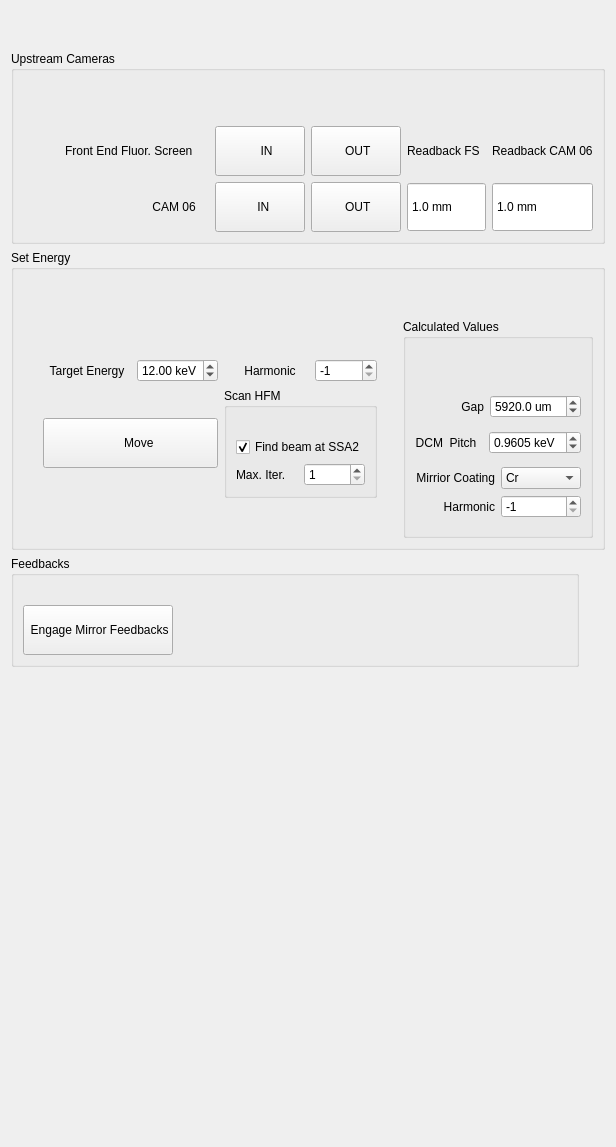
      <widget class="QWidget" name="energy">
       <attribute name="title">
        <string>Energy Change</string>
       </attribute>
       <layout class="QGridLayout" name="gridLayout_118">
        <item row="3" column="0" colspan="2">
         <widget class="QGroupBox" name="groupBox_32">
          <property name="title">
           <string>Set Energy</string>
          </property>
          <layout class="QGridLayout" name="gridLayout_117">
           <item row="0" column="0">
            <spacer name="verticalSpacer_27">
             <property name="orientation">
              <enum>Qt::Vertical</enum>
             </property>
             <property name="sizeType">
              <enum>QSizePolicy::Fixed</enum>
             </property>
             <property name="sizeHint" stdset="0">
              <size>
               <width>20</width>
               <height>40</height>
              </size>
             </property>
            </spacer>
           </item>
           <item row="1" column="0" colspan="2">
            <layout class="QGridLayout" name="gridLayout_115">
             <property name="leftMargin">
              <number>20</number>
             </property>
             <property name="topMargin">
              <number>40</number>
             </property>
             <property name="rightMargin">
              <number>20</number>
             </property>
             <property name="bottomMargin">
              <number>40</number>
             </property>
             <item row="0" column="0">
              <layout class="QGridLayout" name="gridLayout_106">
               <item row="0" column="0">
                <widget class="QLabel" name="label_81">
                 <property name="text">
                  <string>  Target Energy  </string>
                 </property>
                 <property name="alignment">
                  <set>Qt::AlignRight|Qt::AlignTrailing|Qt::AlignVCenter</set>
                 </property>
                </widget>
               </item>
               <item row="0" column="1">
                <widget class="QDoubleSpinBox" name="dsb_target_e">
                 <property name="styleSheet">
                  <string notr="true">font: 14pt &quot;Cantarell&quot;;</string>
                 </property>
                 <property name="suffix">
                  <string> keV</string>
                 </property>
                 <property name="decimals">
                  <number>2</number>
                 </property>
                 <property name="minimum">
                  <double>5.000000000000000</double>
                 </property>
                 <property name="maximum">
                  <double>25.000000000000000</double>
                 </property>
                 <property name="singleStep">
                  <double>0.500000000000000</double>
                 </property>
                 <property name="value">
                  <double>12.000000000000000</double>
                 </property>
                </widget>
               </item>
              </layout>
             </item>
             <item row="0" column="1">
              <layout class="QGridLayout" name="gridLayout_110">
               <item row="0" column="0">
                <widget class="QLabel" name="label_148">
                 <property name="text">
                  <string>      Harmonic    </string>
                 </property>
                 <property name="alignment">
                  <set>Qt::AlignRight|Qt::AlignTrailing|Qt::AlignVCenter</set>
                 </property>
                </widget>
               </item>
               <item row="0" column="1">
                <widget class="QSpinBox" name="sb_harmonic">
                 <property name="minimum">
                  <number>-1</number>
                 </property>
                 <property name="singleStep">
                  <number>2</number>
                 </property>
                 <property name="value">
                  <number>-1</number>
                 </property>
                </widget>
               </item>
              </layout>
             </item>
             <item row="1" column="0">
              <widget class="QPushButton" name="pb_move_energy">
               <property name="enabled">
                <bool>true</bool>
               </property>
               <property name="sizePolicy">
                <sizepolicy hsizetype="Minimum" vsizetype="Fixed">
                 <horstretch>0</horstretch>
                 <verstretch>0</verstretch>
                </sizepolicy>
               </property>
               <property name="text">
                <string>
     Move    
</string>
               </property>
              </widget>
             </item>
             <item row="1" column="1">
              <widget class="QGroupBox" name="groupBox_9">
               <property name="title">
                <string>Scan HFM</string>
               </property>
               <layout class="QGridLayout" name="gridLayout_116">
                <item row="2" column="1">
                 <widget class="QSpinBox" name="sb_max_iter">
                  <property name="minimum">
                   <number>1</number>
                  </property>
                 </widget>
                </item>
                <item row="2" column="0">
                 <widget class="QLabel" name="label_151">
                  <property name="text">
                   <string>Max. Iter.</string>
                  </property>
                 </widget>
                </item>
                <item row="1" column="0" colspan="2">
                 <widget class="QCheckBox" name="cb_beam_at_ssa2">
                  <property name="text">
                   <string>Find beam at SSA2</string>
                  </property>
                  <property name="checked">
                   <bool>true</bool>
                  </property>
                 </widget>
                </item>
                <item row="0" column="0">
                 <widget class="QLabel" name="label_152">
                  <property name="text">
                   <string/>
                  </property>
                 </widget>
                </item>
               </layout>
              </widget>
             </item>
            </layout>
           </item>
           <item row="1" column="2">
            <widget class="QGroupBox" name="groupBox_31">
             <property name="title">
              <string>Calculated Values</string>
             </property>
             <layout class="QGridLayout" name="gridLayout_114">
              <item row="0" column="0">
               <spacer name="verticalSpacer_19">
                <property name="orientation">
                 <enum>Qt::Vertical</enum>
                </property>
                <property name="sizeType">
                 <enum>QSizePolicy::Fixed</enum>
                </property>
                <property name="sizeHint" stdset="0">
                 <size>
                  <width>20</width>
                  <height>40</height>
                 </size>
                </property>
               </spacer>
              </item>
              <item row="1" column="0">
               <layout class="QGridLayout" name="gridLayout_112">
                <item row="0" column="0">
                 <widget class="QLabel" name="label_149">
                  <property name="text">
                   <string>Gap</string>
                  </property>
                  <property name="alignment">
                   <set>Qt::AlignRight|Qt::AlignTrailing|Qt::AlignVCenter</set>
                  </property>
                 </widget>
                </item>
                <item row="0" column="1">
                 <widget class="QDoubleSpinBox" name="dsb_target_ugap">
                  <property name="suffix">
                   <string> um</string>
                  </property>
                  <property name="decimals">
                   <number>1</number>
                  </property>
                  <property name="minimum">
                   <double>4000.000000000000000</double>
                  </property>
                  <property name="maximum">
                   <double>25000.000000000000000</double>
                  </property>
                  <property name="singleStep">
                   <double>5.000000000000000</double>
                  </property>
                  <property name="value">
                   <double>5920.000000000000000</double>
                  </property>
                 </widget>
                </item>
               </layout>
              </item>
              <item row="2" column="0">
               <layout class="QGridLayout" name="gridLayout_109">
                <item row="0" column="0">
                 <widget class="QLabel" name="label_132">
                  <property name="text">
                   <string>DCM  Pitch  </string>
                  </property>
                  <property name="alignment">
                   <set>Qt::AlignRight|Qt::AlignTrailing|Qt::AlignVCenter</set>
                  </property>
                 </widget>
                </item>
                <item row="0" column="1">
                 <widget class="QDoubleSpinBox" name="dsb_target_pitch">
                  <property name="suffix">
                   <string> keV</string>
                  </property>
                  <property name="decimals">
                   <number>4</number>
                  </property>
                  <property name="minimum">
                   <double>-5.000000000000000</double>
                  </property>
                  <property name="maximum">
                   <double>5.000000000000000</double>
                  </property>
                  <property name="singleStep">
                   <double>0.005000000000000</double>
                  </property>
                  <property name="value">
                   <double>0.960500000000000</double>
                  </property>
                 </widget>
                </item>
               </layout>
              </item>
              <item row="3" column="0">
               <layout class="QGridLayout" name="gridLayout_113">
                <item row="0" column="0">
                 <widget class="QLabel" name="label_146">
                  <property name="text">
                   <string>Mirrior Coating</string>
                  </property>
                  <property name="alignment">
                   <set>Qt::AlignRight|Qt::AlignTrailing|Qt::AlignVCenter</set>
                  </property>
                 </widget>
                </item>
                <item row="0" column="1">
                 <widget class="QComboBox" name="cb_target_coating">
                  <item>
                   <property name="text">
                    <string>Cr</string>
                   </property>
                  </item>
                  <item>
                   <property name="text">
                    <string>Pt</string>
                   </property>
                  </item>
                  <item>
                   <property name="text">
                    <string>Si</string>
                   </property>
                  </item>
                  <item>
                   <property name="text">
                    <string>Rd</string>
                   </property>
                  </item>
                 </widget>
                </item>
                <item row="1" column="0">
                 <widget class="QLabel" name="label_150">
                  <property name="text">
                   <string>Harmonic</string>
                  </property>
                  <property name="alignment">
                   <set>Qt::AlignRight|Qt::AlignTrailing|Qt::AlignVCenter</set>
                  </property>
                 </widget>
                </item>
                <item row="1" column="1">
                 <widget class="QSpinBox" name="sb_calc_harmonic">
                  <property name="minimum">
                   <number>-1</number>
                  </property>
                  <property name="singleStep">
                   <number>2</number>
                  </property>
                  <property name="value">
                   <number>-1</number>
                  </property>
                 </widget>
                </item>
               </layout>
              </item>
             </layout>
            </widget>
           </item>
          </layout>
         </widget>
        </item>
        <item row="0" column="1">
         <spacer name="verticalSpacer_29">
          <property name="orientation">
           <enum>Qt::Vertical</enum>
          </property>
          <property name="sizeHint" stdset="0">
           <size>
            <width>20</width>
            <height>40</height>
           </size>
          </property>
         </spacer>
        </item>
        <item row="1" column="0" colspan="2">
         <widget class="QGroupBox" name="groupBox_23">
          <property name="sizePolicy">
           <sizepolicy hsizetype="Preferred" vsizetype="Fixed">
            <horstretch>0</horstretch>
            <verstretch>0</verstretch>
           </sizepolicy>
          </property>
          <property name="styleSheet">
           <string notr="true"/>
          </property>
          <property name="title">
           <string>Upstream Cameras</string>
          </property>
          <property name="flat">
           <bool>false</bool>
          </property>
          <property name="checkable">
           <bool>false</bool>
          </property>
          <layout class="QGridLayout" name="gridLayout_71">
           <item row="0" column="0">
            <widget class="QLabel" name="label_133">
             <property name="sizePolicy">
              <sizepolicy hsizetype="Preferred" vsizetype="Fixed">
               <horstretch>0</horstretch>
               <verstretch>0</verstretch>
              </sizepolicy>
             </property>
             <property name="text">
              <string/>
             </property>
            </widget>
           </item>
           <item row="1" column="0" colspan="2">
            <layout class="QGridLayout" name="gridLayout_80">
             <item row="1" column="0">
              <layout class="QGridLayout" name="gridLayout_76">
               <item row="0" column="0">
                <widget class="QLabel" name="label_72">
                 <property name="text">
                  <string>     Front End Fluor. Screen     </string>
                 </property>
                 <property name="alignment">
                  <set>Qt::AlignRight|Qt::AlignTrailing|Qt::AlignVCenter</set>
                 </property>
                </widget>
               </item>
               <item row="0" column="1" rowspan="2">
                <layout class="QGridLayout" name="gridLayout_74">
                 <item row="0" column="1">
                  <widget class="QPushButton" name="pb_FS_OUT">
                   <property name="sizePolicy">
                    <sizepolicy hsizetype="Preferred" vsizetype="Preferred">
                     <horstretch>0</horstretch>
                     <verstretch>0</verstretch>
                    </sizepolicy>
                   </property>
                   <property name="text">
                    <string>    OUT   </string>
                   </property>
                  </widget>
                 </item>
                 <item row="2" column="0">
                  <widget class="QPushButton" name="pb_CAM6_IN">
                   <property name="sizePolicy">
                    <sizepolicy hsizetype="Preferred" vsizetype="Preferred">
                     <horstretch>0</horstretch>
                     <verstretch>0</verstretch>
                    </sizepolicy>
                   </property>
                   <property name="text">
                    <string>   
  IN    
</string>
                   </property>
                  </widget>
                 </item>
                 <item row="0" column="0">
                  <widget class="QPushButton" name="pb_FS_IN">
                   <property name="sizePolicy">
                    <sizepolicy hsizetype="Preferred" vsizetype="Preferred">
                     <horstretch>0</horstretch>
                     <verstretch>0</verstretch>
                    </sizepolicy>
                   </property>
                   <property name="text">
                    <string> 
    IN     
</string>
                   </property>
                  </widget>
                 </item>
                 <item row="2" column="1">
                  <widget class="QPushButton" name="pb_CAM6_OUT">
                   <property name="sizePolicy">
                    <sizepolicy hsizetype="Preferred" vsizetype="Preferred">
                     <horstretch>0</horstretch>
                     <verstretch>0</verstretch>
                    </sizepolicy>
                   </property>
                   <property name="text">
                    <string>    OUT   </string>
                   </property>
                  </widget>
                 </item>
                </layout>
               </item>
               <item row="1" column="0">
                <widget class="QLabel" name="label_75">
                 <property name="text">
                  <string>    CAM 06    </string>
                 </property>
                 <property name="alignment">
                  <set>Qt::AlignRight|Qt::AlignTrailing|Qt::AlignVCenter</set>
                 </property>
                </widget>
               </item>
              </layout>
             </item>
            </layout>
           </item>
           <item row="0" column="1">
            <spacer name="verticalSpacer_21">
             <property name="orientation">
              <enum>Qt::Vertical</enum>
             </property>
             <property name="sizeHint" stdset="0">
              <size>
               <width>20</width>
               <height>40</height>
              </size>
             </property>
            </spacer>
           </item>
           <item row="1" column="2">
            <layout class="QGridLayout" name="gridLayout_86">
             <item row="0" column="0">
              <widget class="QLabel" name="label_127">
               <property name="text">
                <string>Readback FS</string>
               </property>
              </widget>
             </item>
             <item row="0" column="1">
              <widget class="QLabel" name="label_128">
               <property name="text">
                <string>Readback CAM 06</string>
               </property>
              </widget>
             </item>
             <item row="1" column="0">
              <widget class="QDoubleSpinBox" name="db_fs">
               <property name="sizePolicy">
                <sizepolicy hsizetype="Preferred" vsizetype="Preferred">
                 <horstretch>0</horstretch>
                 <verstretch>0</verstretch>
                </sizepolicy>
               </property>
               <property name="readOnly">
                <bool>true</bool>
               </property>
               <property name="buttonSymbols">
                <enum>QAbstractSpinBox::NoButtons</enum>
               </property>
               <property name="suffix">
                <string> mm</string>
               </property>
               <property name="decimals">
                <number>1</number>
               </property>
               <property name="minimum">
                <double>-100.000000000000000</double>
               </property>
               <property name="maximum">
                <double>100.000000000000000</double>
               </property>
               <property name="value">
                <double>1.000000000000000</double>
               </property>
              </widget>
             </item>
             <item row="1" column="1">
              <widget class="QDoubleSpinBox" name="db_cam6">
               <property name="sizePolicy">
                <sizepolicy hsizetype="Preferred" vsizetype="Preferred">
                 <horstretch>0</horstretch>
                 <verstretch>0</verstretch>
                </sizepolicy>
               </property>
               <property name="readOnly">
                <bool>true</bool>
               </property>
               <property name="buttonSymbols">
                <enum>QAbstractSpinBox::NoButtons</enum>
               </property>
               <property name="suffix">
                <string> mm</string>
               </property>
               <property name="decimals">
                <number>1</number>
               </property>
               <property name="minimum">
                <double>-100.000000000000000</double>
               </property>
               <property name="maximum">
                <double>100.000000000000000</double>
               </property>
               <property name="value">
                <double>1.000000000000000</double>
               </property>
              </widget>
             </item>
            </layout>
           </item>
          </layout>
         </widget>
        </item>
        <item row="5" column="0">
         <spacer name="verticalSpacer_18">
          <property name="orientation">
           <enum>Qt::Vertical</enum>
          </property>
          <property name="sizeHint" stdset="0">
           <size>
            <width>20</width>
            <height>469</height>
           </size>
          </property>
         </spacer>
        </item>
        <item row="4" column="0">
         <widget class="QGroupBox" name="groupBox_33">
          <property name="title">
           <string>Feedbacks</string>
          </property>
          <layout class="QGridLayout" name="gridLayout_119">
           <item row="0" column="0">
            <widget class="QLabel" name="label_153">
             <property name="text">
              <string/>
             </property>
            </widget>
           </item>
           <item row="1" column="0">
            <widget class="QPushButton" name="pushButton_2">
             <property name="text">
              <string>
 Engage Mirror Feedbacks 
</string>
             </property>
            </widget>
           </item>
           <item row="1" column="1">
            <spacer name="horizontalSpacer_13">
             <property name="orientation">
              <enum>Qt::Horizontal</enum>
             </property>
             <property name="sizeHint" stdset="0">
              <size>
               <width>40</width>
               <height>20</height>
              </size>
             </property>
            </spacer>
           </item>
          </layout>
         </widget>
        </item>
       </layout>
      </widget>
